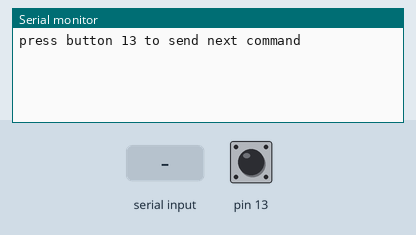
Simulated run of this sketch. Board: Arduino Uno, built with avr-gcc and run on an emulated ATmega328P. On the bench: the last lines printed to the serial monitor. Inputs (shaded band) come from the test bench; at power-on: pin 13 HIGH. The modem accepts every AT command (registered, SIM ready, sends succeed) and sends nothing else.

Above: at 1.2 s.
1.3 s: pin 13 driven LOW
At 2.3 s:
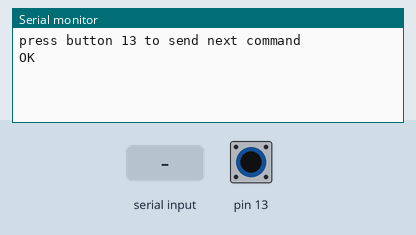
2.9 s: "1" received over the second serial link
At 4.1 s:
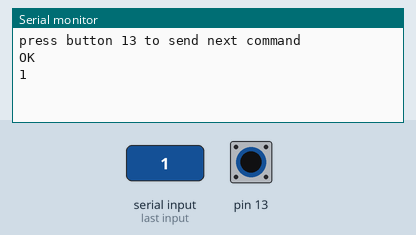
4.4 s: "0" received over the second serial link
At 5.5 s:
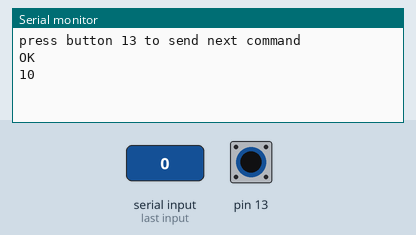
5.9 s: pin 13 pulsed HIGH 2 times (0.12 s each, 0.3 s apart)
At 7.7 s:
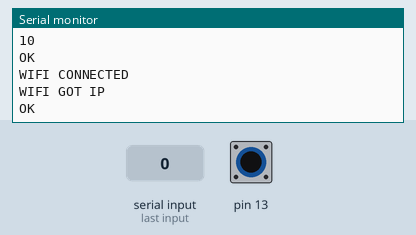
8.0 s: pin 13 pulsed HIGH 5 times (0.12 s each, 0.3 s apart)
At 10.1 s:
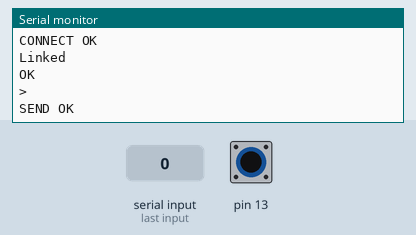

Measured:
- after the input at 1.3 s, the serial monitor: prints a new line after 0.11 s (image 1)
- after the input at 2.9 s, the serial monitor: prints a new line at once (image 2)
- after the input at 4.4 s, the serial monitor: prints a new line at once (image 3)
- after the input at 5.9 s, the serial monitor: prints a new line after 0.24 s (image 4)
- after the input at 8.0 s, the serial monitor: prints a new line after 0.57 s (image 5)

The sketch:

esp_at_wifi_test.ino
```cpp
#include "SoftwareSerial.h"

#define Console Serial

String ssid = "ssid";
String pass = "password";
SoftwareSerial ESP8266(6, 7);

String host = "postman-echo.com";
String file = "get?foo1=bar1&foo2=bar2";

int ci = 0;
int ci_m = 7;
String commands[7] = {
  "AT",
  //"AT+UART?",
  //"AT+GMR",
  "AT+CWMODE=1",
  "AT+CWJAP=\"" + (ssid + "\",\"" + pass + "\""),
  //"AT+CIFSR",
  "AT+CIPMUX=0",
  "AT+CIPSTART=\"TCP\",\"" + host + "\",80",
  "AT+CIPSEND=",
  "GET /" + file + " HTTP/1.1\r\nHost: " + host + "\r\nConnection: close\r\nAccept: */*\r\n\r\n"
};

void setup() {
  // open console (hardware) serial
  Console.begin(9600);
  // open ESP8266 (software) serial
  ESP8266.begin(9600);
  // init button
  pinMode(13, INPUT);
  // modify command
  commands[5] += String(commands[6].length());
  // print instructions
  Console.write("press button 13 to send next command\r\n");
}

// button press & release detector
int bstate = LOW;
boolean pressAndRelease() {
  int nbstate = digitalRead(13);
  boolean ret = (nbstate == LOW && bstate == HIGH);
  bstate = nbstate;
  return ret;
}

void loop() {
  // send next command on press & release
  if (pressAndRelease()) {
    if (ci < ci_m) {
      Console.write("\r\n");
      ESP8266.write(commands[ci].c_str());
      ESP8266.write("\r\n");
      ci++;
    }
    delay(100); // debounce
  }

  // indefinitely display ESP8266 output on console
  if (ESP8266.available()) {
    Console.write(ESP8266.read());
  }
  // indefinitely send console input to ESP8266
  if (Console.available()) {
    ESP8266.write(Console.read());
  }
}
```
